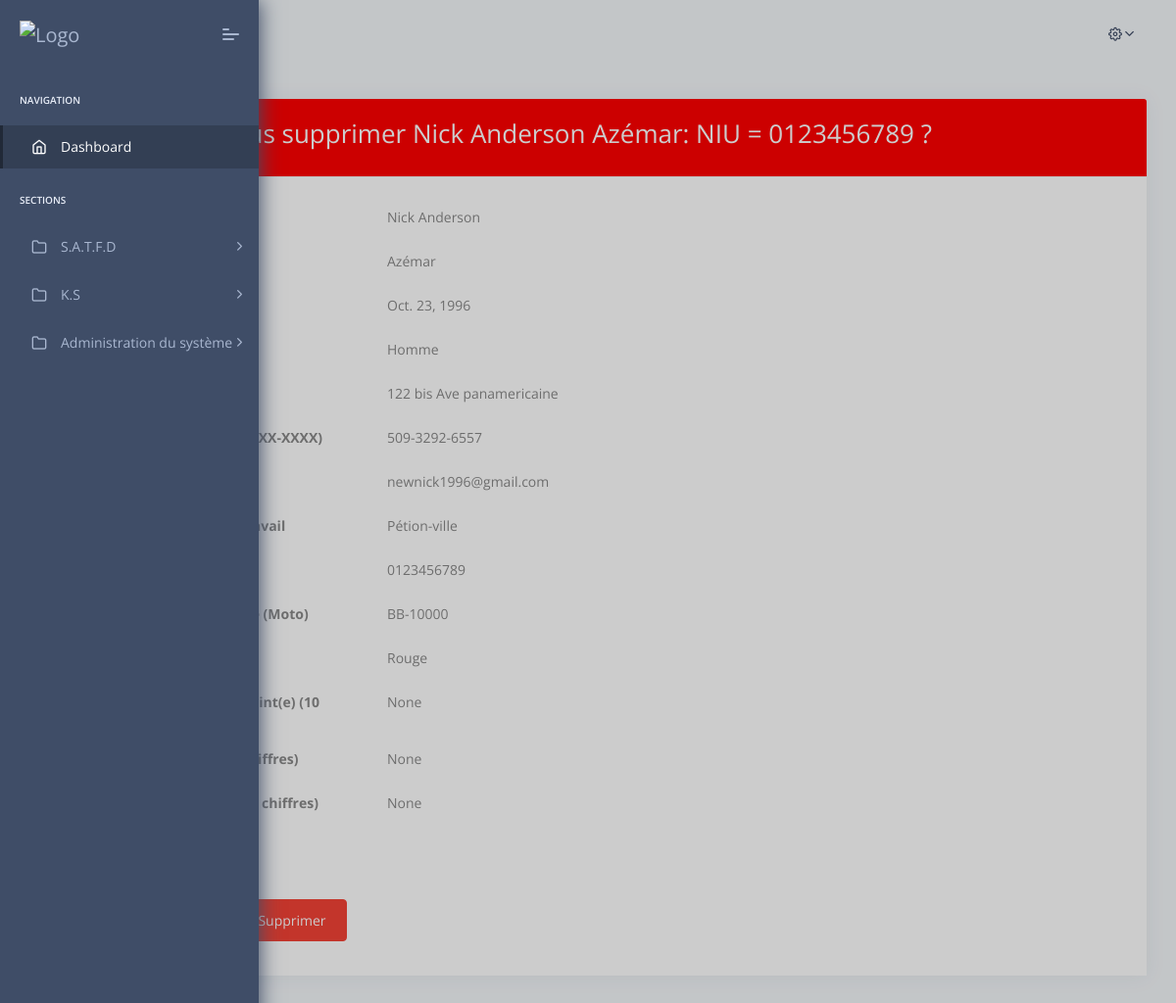
Screenshot of /dashboard/satfd/personne/suprimer/5/ (signed in) with the database file from the repository.
### satfd/models.py (models this page shows, shortened)
class Personne(models.Model):
    id = models.AutoField(primary_key = True)
    utilisateur = models.OneToOneField(User,
                                on_delete=models.CASCADE,
                                help_text='', null =True)
    prenom = models.CharField(max_length=254,  null =True)
    nom = models.CharField(max_length=254,  null =True)
    naissance = models.DateField(
                              default=datetime.now, blank=True
                              )
    sexe = models.CharField('Sexe',
                                   max_length=50,
                                   choices=sexe_Type,
                                   null=True)
    adresse = models.CharField(max_length=254,  null =True)
    telephone = models.CharField('Numéro de téléphone',max_length=254, unique=True, default ='', null =True)
    email = models.CharField('Email',max_length=254, unique=True, default ='', null =True)
    lieu_de_travail = models.ForeignKey( Lieu_de_travail ,
                                      on_delete=models.SET_NULL,
                                      help_text='',
                                      null = True)
    id_number = models.CharField('NIU',max_length=254, unique=True, default ='', null =True)
    id_plaque = models.CharField('Numéro de plaques',max_length=254, unique=True, default ='', null =True)
    gilet_couleur = models.ForeignKey( Gilet_couleur ,
                                      on_delete=models.SET_NULL,
                                      help_text='',
                                      null = True)
    conjoint = models.CharField('NIU du/de la conjoint(e)',max_length=254, unique=True, default ='', null =True)
    pere_cin_nif = models.CharField('NIU du père',max_length=254, default ='', null =True)
    mere_cin_nif = models.CharField('NIU de la mère',max_length=254, default ='', null =True)
    statut = models.CharField('Statut',
                                   max_length=50,
                                   choices=statut_personne,
                                   null=True)
    date_created = models.DateField(
                              default=datetime.now, blank=True
                              )
    created_by = models.CharField(max_length=500, null =True)
    date_modified = models.DateField(null =True)
    modified_by= models.CharField(max_length=500, null =True)
    class Meta:
        ordering = ('date_created',)
        permissions = ( ("Personne_voir", "SATFD: voir"),
                        ("Personne_voir_inactif", "SATFD: voir inactif"),
                        ("Personne_voir_details", "SATFD: voir details"),
                        ("Personne_ajouter", "SATFD: ajouter"),
                        ("Personne_modifier", "SATFD: modifier"),
                        ("Personne_activer", "SATFD: activer"),
                        ("Personne_desactiver", "SATFD: desactiver"),
                        ("Personne_supprimer", "SATFD: supprimer"),
        )

class Lieu_de_travail(models.Model):
    id = models.AutoField(primary_key = True)
    nom = models.CharField(max_length=254, unique=True, null =True)
    date_created = models.DateField(
                              default=datetime.now, blank=True
                              )
    created_by = models.CharField(max_length=500, null =True)
    date_modified = models.DateField(null =True)
    modified_by= models.CharField(max_length=500, null =True)
    class Meta:
        ordering = ('date_created',)
        permissions = ( ("Station_lieu_de_travail_voir", "SATFD: voir"),
                        ("Station_lieu_de_travail_voir_inactif", "SATFD: voir inactif"),
                        ("Station_lieu_de_travail_voir_details", "SATFD: voir details"),
                        ("Station_lieu_de_travail_ajouter", "SATFD: ajouter"),
                        ("Station_lieu_de_travail_modifier", "SATFD: modifier"),
                        ("Station_lieu_de_travail_activer", "SATFD: activer"),
                        ("Station_lieu_de_travail_desactiver", "SATFD: desactiver"),
                        ("Station_lieu_de_travail_supprimer", "SATFD: supprimer"),
        )
    def __str__(self):
        return '{0}'.format(self.nom)

class Gilet_couleur(models.Model):
    id = models.AutoField(primary_key = True)
    couleur = models.CharField(max_length=254, unique=True, null =True)
    date_created = models.DateField(
                              default=datetime.now, blank=True
                              )
    created_by = models.CharField(max_length=500, null =True)
    date_modified = models.DateField(null =True)
    modified_by= models.CharField(max_length=500, null =True)
    class Meta:
        ordering = ('date_created',)
        permissions = ( ("Gilet_couleur_voir", "SATFD: voir"),
                        ("Gilet_couleur_voir_inactif", "SATFD: voir inactif"),
                        ("Gilet_couleur_voir_details", "SATFD: voir details"),
                        ("Gilet_couleur_ajouter", "SATFD: ajouter"),
                        ("Gilet_couleur_modifier", "SATFD: modifier"),
                        ("Gilet_couleur_activer", "SATFD: activer"),
                        ("Gilet_couleur_desactiver", "SATFD: desactiver"),
                        ("Gilet_couleur_supprimer", "SATFD: supprimer"),
        )
    def __str__(self):
        return '{0}'.format(self.couleur)

### satfd/custom_decorators.py (the view)
        def wrap(request, *args, **kwargs):
            if  request.user.is_staff == False:
                return redirect('dashboard-login')
            if  request.user.is_authenticated:
                return view_func(request, *args, **kwargs)
            else:
                return redirect('dashboard-login')

### templates/satfd/dashboard/registre/personne/supprimer.html (shortened to what this page needs)
{% extends 'satfd/dashboard/partials/base.html' %}
{% block content %}
{% load static %}
  <section class="pcoded-main-container">
      <div class="pcoded-wrapper">
          <div class="pcoded-content">
              <div class="pcoded-inner-content">
                  <div class="page-header">
                      <div class="page-block">
                          <div class="row align-items-center">
                              <div class="col-md-12">
                              </div>
                          </div>
                      </div>
                  </div>
                  <div class="main-body">
                      <div class="page-wrapper">
                          <div class="row">
                               <div  class="col-sm-12">
                                 <div class="card">
                                     <div class="card-header" style="background-color:red ;">
                                         <h3 style="color: white;">{{title}}</h3>
                                     </div>
                                     <div class="card-body">
                                       <form>
                                         {% for field in form %}
                                         <dl class="dl-horizontal row">
                                           {% if field.field.required %}
                                           <dt class="col-sm-3">{{ field.label }}</dt>
                                           <dd class="col-sm-9">{{ field.initial }}</dd>
                                           {% endif%}
                                        </dl>
                                         {% endfor %}
                                       </form>
                                            <form class=""  method="POST">
                                              <a href="{% url 'dashboard-satfd-personne-afficher' %}"  class="btn btn-primary btn-sm">Annuler</a>
                                              <button type="submit" class="btn btn-danger btn-sm">Supprimer</button>
                                            </form>
                                       </div>
                                   </div>
                               </div>
                          </div>
                      </div>
                  </div>
              </div>
          </div>
      </div>
  </section>
{% endblock %}

### rows the page displays
Personne: initial "Nick Anderson" "Azémar" "Oct. 23, 1996" "Homme" "122 bis Ave panamericaine" "509-3292-6557" "newnick1996@gmail.com" "0123456789" "BB-10000"
Lieu_de_travail: initial "Pétion-ville"
Gilet_couleur: initial "Rouge"

### other values shown
{{ title }} "Voulez-vous supprimer Nick Anderson Azémar: NIU = 0123456789 ?"
{{ field.initial }} "None" "None" "None"
